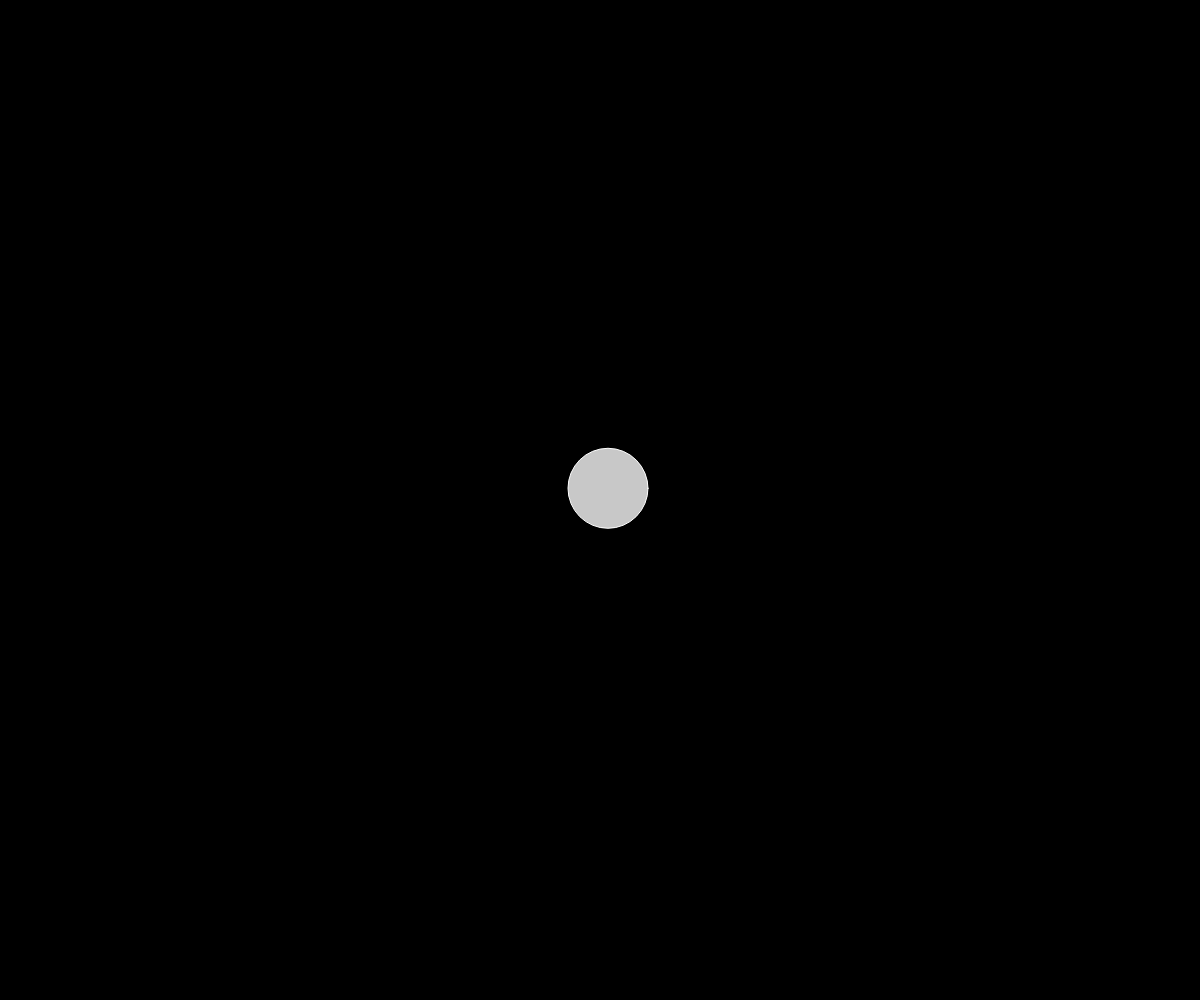
Frame 1 (no input)
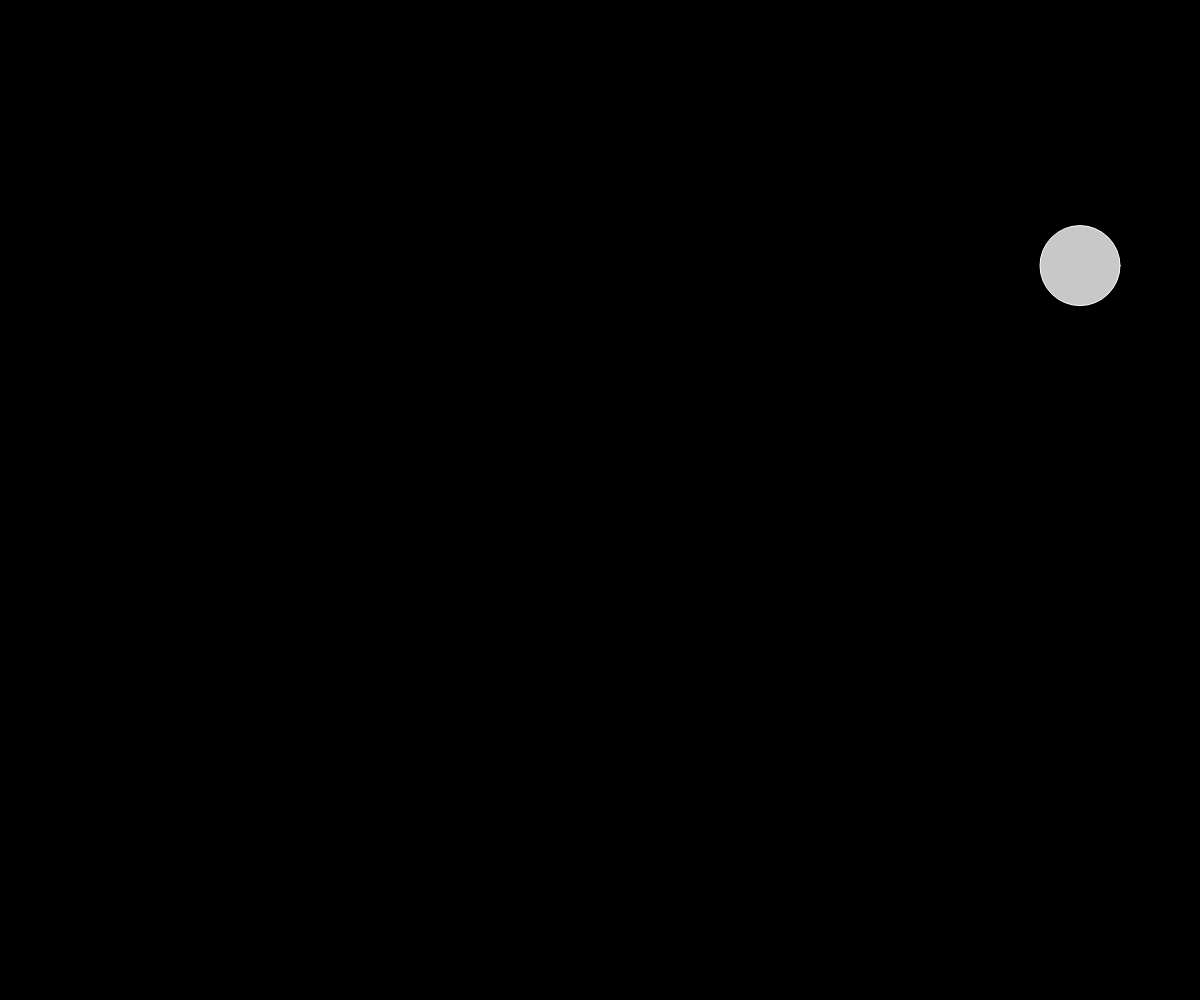
Frame 60 (no input)
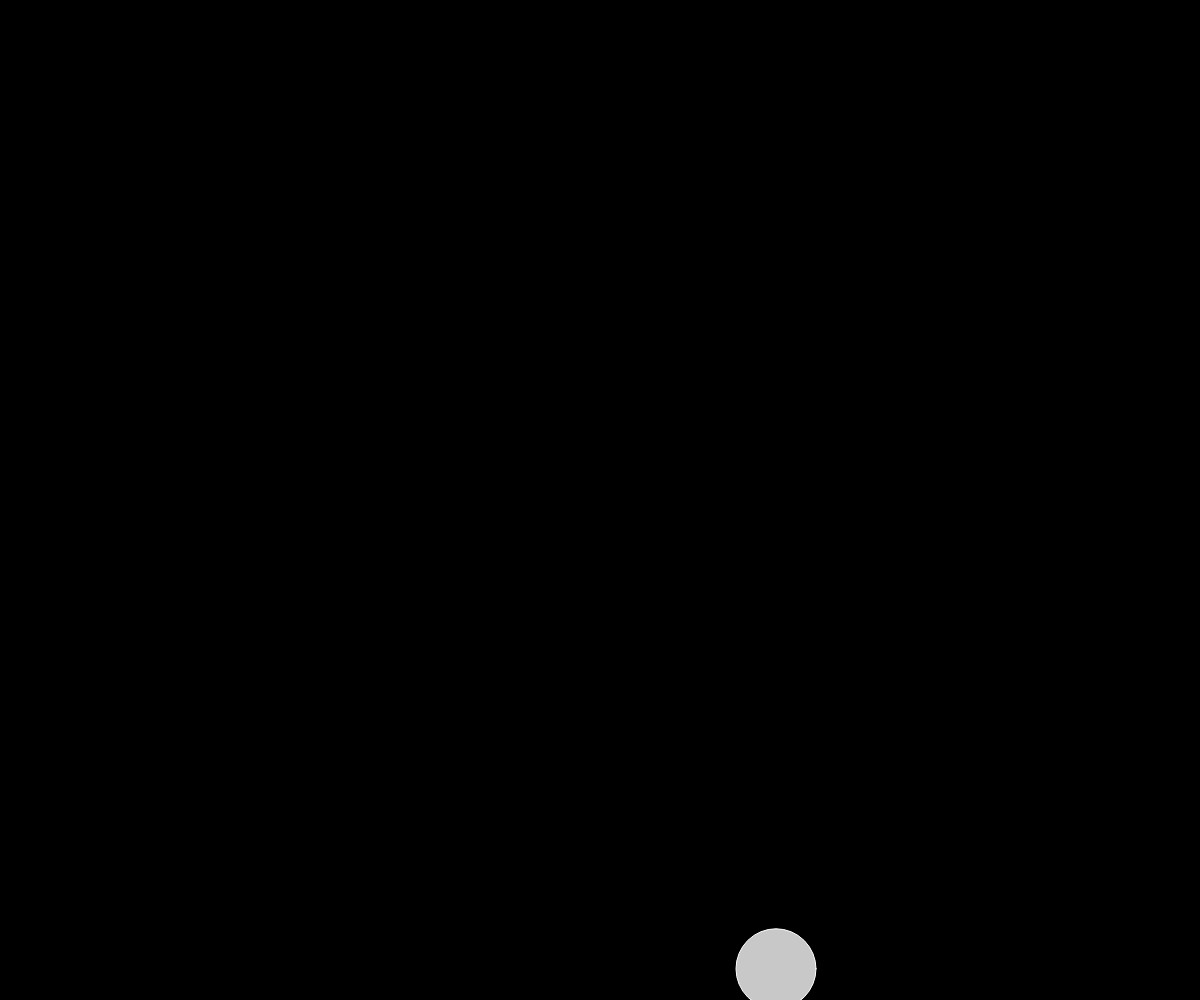
Frame 120 (the mouse pressed at the canvas centre since frame 60)

The p5.js sketch that drew these frames (run headless with seeded random() and noise() and a simulated clock; from frame 60 on, the mouse is pressed at the canvas centre):

// p5.js sketch
// ── sketch.js
let position;
let velocity;
let r;

function setup() {
  createCanvas(windowWidth, windowHeight);

  position = createVector(width / 2, height / 2);
  velocity = createVector(floor(random(-20, 20)), random(-20, 20));
  r = 40
}

function draw() {
  background(0);
  
  position.add(velocity);
  
  if (position.x + r > width || position.x - r < 0) {
    velocity.x *= -1;
  }
    
  if (position.y + r > height || position.y - r < 0) {
    velocity.y *= -1;
  }
  
  stroke(255),
  fill(200);
  circle(position.x, position.y, r*2);
}
